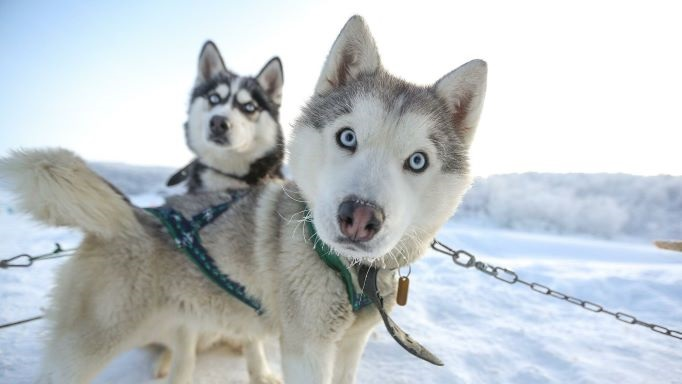
//> input picture Lab2/res/dog.jpg, 682 x 384 px
$ ./main   (built with g++ and OpenCV 4)
//> lines starting //> are read from the running program, lines starting //| are printed output that depends on the picture
#include <opencv2/opencv.hpp>
#include <opencv2/highgui.hpp>
#include <opencv2/dnn/all_layers.hpp>
#include <iostream>
#include <vector>
#include <random>
#include <math.h>
#include <mutex>
#include <execution>

//! 1. Convolution with 5 filters 3x3x3 (random numbers)++
//! 2. Normalize (coefs. and offset - arbitrary)
//! 3. ReLU++
//! 4. MAX POOLING (2x2)++
//! 5. SoftMax for each pixel

using namespace cv;

typedef std::array<std::array<std::array<float, 3>, 3>, 3> Matrix;
namespace
{
  // count filter for convolution
  int FILTERS_COUNT = 5;
  int SIZE_MATRIX = 3;

  Mat Convolution(const Mat& theImage, const std::vector<Matrix>& theFilters)
  {
    auto aCols = theImage.cols;
    auto aRows = theImage.rows;
    int sizes[] = { FILTERS_COUNT, aRows, aCols };
    Mat aRes = Mat::zeros(3, sizes, CV_32F);

    aRes.forEach<float>([&](float& theValue, const int* thePosition)
      {
        float sum = theValue;
        for (int i = 0; i < SIZE_MATRIX; ++i)
          for (int j = 0; j < SIZE_MATRIX; ++j)
          {
            auto xx = theImage.at<Point3_<uint8_t>>(std::min(thePosition[1] + i, aRows - 1),
              std::min(thePosition[2] + j, aCols - 1));
            sum += xx.x * theFilters[thePosition[0]][0][i][j];
            sum += xx.y * theFilters[thePosition[0]][1][i][j];
            sum += xx.z * theFilters[thePosition[0]][2][i][j];
          }
        theValue = sum;
      });
    // [17 lines of commented-out code are left out]

    return aRes;
  }

  Mat Normalize(const Mat& theImage, const float theGamma = 1.f, const float& theBetta = 0.f)
  {
    Mat aRes;

    cv::normalize(theImage, aRes);
    return aRes;
  }

  Mat ReLU(const Mat& theImage)
  {
    Mat aRes = theImage;
    aRes.forEach<float>([&](float& pixel, const int* position) -> void
      {
        pixel = std::max(0.f, pixel);
      });
    return aRes;
  }

  Mat Pooling(const Mat& theImage, int thePoolSize = 2)
  {
    auto aCols = theImage.cols / thePoolSize;
    auto aRows = theImage.rows / thePoolSize;

    Mat aRes = Mat::zeros({ aCols, aRows }, CV_32F);

    aRes.forEach<float>([&](float& thePixel, const int* position)
      {
        float aPixelMax;
        for (int x = position[1] * thePoolSize; x < (position[1] + 1) * thePoolSize; ++x)
          for (int y = position[0] * thePoolSize; y < (position[0] + 1) * thePoolSize; ++y)
          {
            float aPixel = theImage.at<float>(y, x);
            aPixelMax = std::max(aPixelMax, aPixel);
          }
        thePixel = aPixelMax;
      });

    return aRes;
  }

  Mat SoftMax(const Mat& theImage)
  {
    auto aCols = theImage.cols;
    auto aRows = theImage.rows;

    Mat aRes = Mat::zeros({ aCols, aRows }, CV_32F);
    Mat anExpRes = Mat::zeros({ aCols, aRows }, CV_32F);
    exp(theImage, anExpRes);

    float aSumExp = 0;
    theImage.forEach<float>([&aSumExp](float& pixel, const int* position) -> void
      {
        aSumExp += exp(pixel);
      });

    aRes.forEach<float>(
      [&aSumExp, &anExpRes](float& pixel, const int* position) -> void
      {
        auto y = anExpRes.at<float>(position[0], position[1]);
        auto aValues = y / aSumExp;
        pixel = aValues;
      }
    );

    return aRes;
  }

  void GenerateNumbers(std::vector<Matrix>& theFilters)
  {
    std::random_device randomDevice;
    std::mt19937 mersEngine(randomDevice());
    std::uniform_real_distribution<float> dist(0, 1);
    auto gener = [&]()
    {
      Matrix res;
      for (auto& resX : res)
        for (auto& resY : resX)
          for (auto& resZ : resY)
            resZ = dist(mersEngine);
      return res;
    };

    std::generate(theFilters.begin(), theFilters.end(), gener);
  }
}

int main(int argc, char** argv)
{
  auto showImage = [&](const Mat& theImage, const String& theTitle = "")
  {
    if (theImage.empty())
    {
      std::cerr << "Image is empty!!";
      return -1;
    }
    imshow(theTitle.empty() ? "Image" : theTitle, theImage);
    return 0;
  };

  // Load image
  Mat image{ imread("./res/dog.jpg") };
//> image is the input picture: 384 rows x 682 cols, CV_8UC3; mean B, G, R 201.8, 198.1, 191.7
  if (showImage(image, "Display Window") == -1)
    return -1;

  // Convolution
  std::vector<Matrix> aFilters(FILTERS_COUNT);
  GenerateNumbers(aFilters);
  auto resConv = Convolution(image, aFilters);
  std::vector<Mat> aLayouts;

  for (int anIndex = 0; anIndex < FILTERS_COUNT; ++anIndex)
  {
    aLayouts.push_back(cv::Mat(image.rows, image.cols, CV_32F,
      resConv.data + anIndex * image.rows * image.cols).clone());
  }

  std::for_each(std::execution::par, aLayouts.begin(), aLayouts.end(), [&](auto& aMat)
    {
      // Normalize
      auto aNormImg = Normalize(aMat);
      //std::cout << aNormImg;

      // ReLU
      auto aReLUImg = ReLU(aNormImg);
      //std::cout << aReLUImg;

      // Pooling 2x2
      auto aPoolingImg = Pooling(aReLUImg);
      //std::cout << aPoolingImg;

      // Softmax
      auto aSoftMax = SoftMax(aPoolingImg);
      aMat = aSoftMax;
    });
//> in Pooling, `aRes.forEach<float>([&](float& thePixel, const int* position) { float ..`:
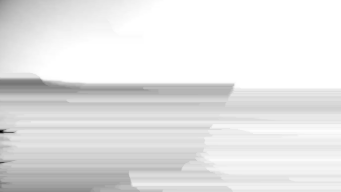
//> aRes: 192 rows x 341 cols, CV_32FC1; min 0.000802, max 0.00245, mean 0.00228; drawn with min black and max white
//> call 2 of Normalize, with theGamma = 1, theBetta = 0
//> in Normalize (call 2), `cv::normalize(theImage, aRes);`:
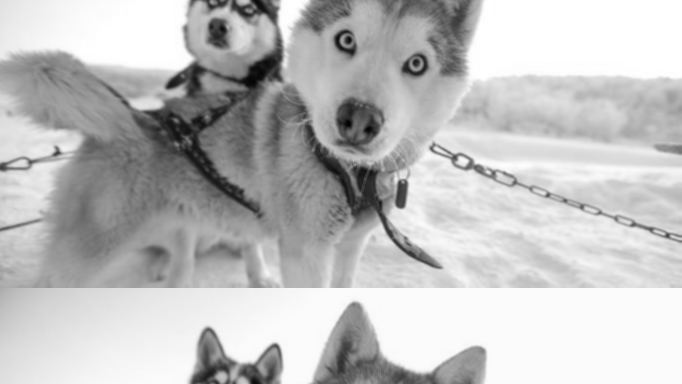
//> aRes: 384 rows x 682 cols, CV_32FC1; min 0.000153, max 0.00246, mean 0.00189; drawn with min black and max white
//> call 2 of Pooling, with thePoolSize = 2
//> in Pooling (call 2), `aRes.forEach<float>([&](float& thePixel, const int* position) { float ..`:
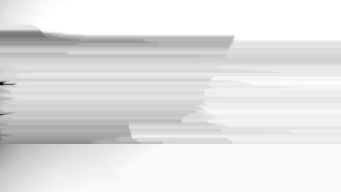
//> aRes: 192 rows x 341 cols, CV_32FC1; min 0.000805, max 0.00246, mean 0.00228; drawn with min black and max white
//> call 3 of Normalize, with theGamma = 1, theBetta = 0
//> in Normalize (call 3), `cv::normalize(theImage, aRes);`:
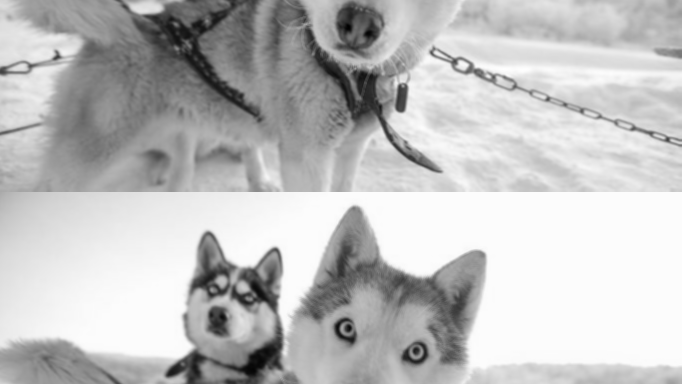
//> aRes: 384 rows x 682 cols, CV_32FC1; min 0.000153, max 0.00246, mean 0.00189; drawn with min black and max white
//> call 3 of Pooling, with thePoolSize = 2
//> in Pooling (call 3), `aRes.forEach<float>([&](float& thePixel, const int* position) { float ..`:
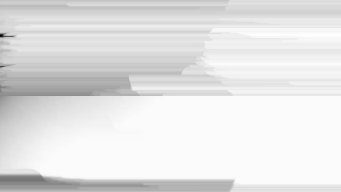
//> aRes: 192 rows x 341 cols, CV_32FC1; min 0.000808, max 0.00246, mean 0.00228; drawn with min black and max white
//> call 4 of Normalize, with theGamma = 1, theBetta = 0
//> in Normalize (call 4), `cv::normalize(theImage, aRes);`:
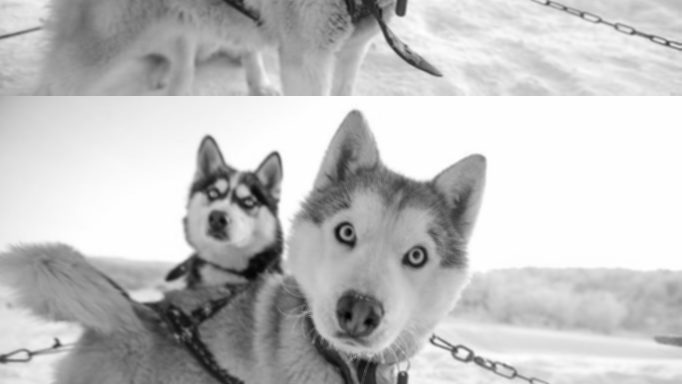
//> aRes: 384 rows x 682 cols, CV_32FC1; min 0.000152, max 0.00244, mean 0.00189; drawn with min black and max white
//> call 4 of Pooling, with thePoolSize = 2
//> in Pooling (call 4), `aRes.forEach<float>([&](float& thePixel, const int* position) { float ..`:
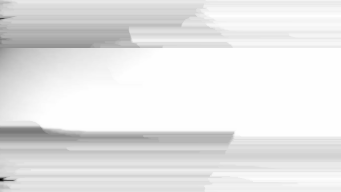
//> aRes: 192 rows x 341 cols, CV_32FC1; min 0.000806, max 0.00244, mean 0.00228; drawn with min black and max white

  for (int anIndex = 0; anIndex < FILTERS_COUNT; ++anIndex)
  {
    std::cout << aLayouts[anIndex];
  }
//> this loop made 5 passes
//> (printed output is left out)

  waitKey(0);
  return 0;
}

$ run again, with Lab2/res/cat.jpg copied over Lab2/res/dog.jpg
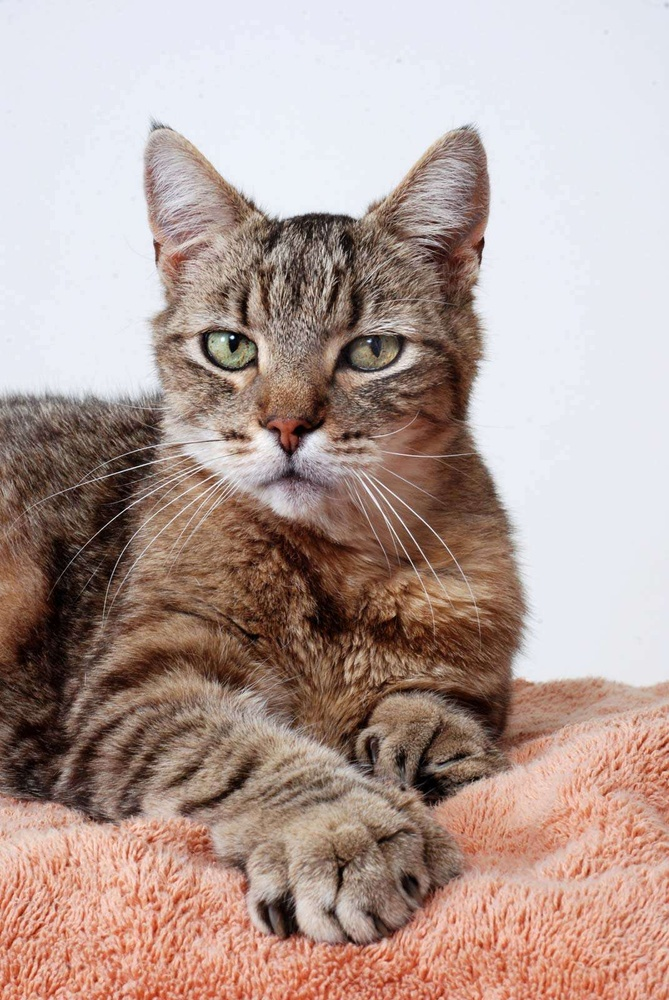
//> input picture Lab2/res/cat.jpg, 669 x 1000 px, shrunk from 1071 x 1600 before the run
//> image is the input picture: 1000 rows x 669 cols, CV_8UC3; mean B, G, R 152.1, 158.9, 180.2
//> in Normalize (call 4), `cv::normalize(theImage, aRes);`:
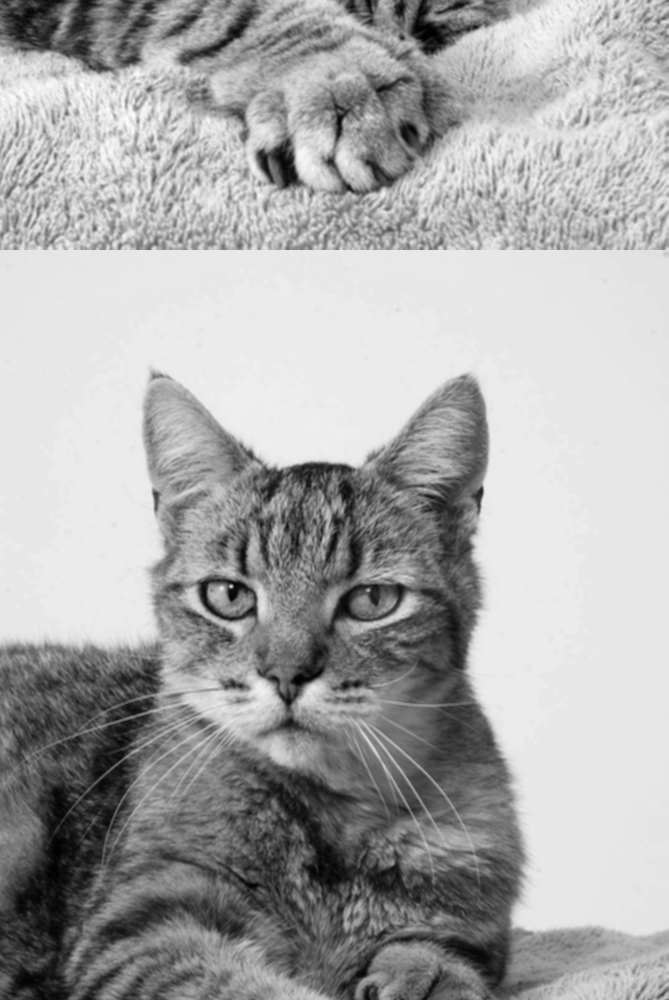
//> aRes: 1000 rows x 669 cols, CV_32FC1; min 5.15e-06, max 0.00172, mean 0.00114; drawn with min black and max white
//> in Pooling (call 4), `aRes.forEach<float>([&](float& thePixel, const int* position) { float ..`:
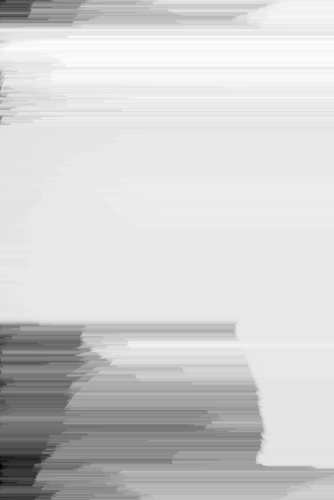
//> aRes: 500 rows x 334 cols, CV_32FC1; min 0.000205, max 0.00172, mean 0.00145; drawn with min black and max white
//> the loop `for (int anIndex = 0; anIndex < FILTERS_COUNT; ++anIndex)` made 5 passes
//> (printed output is left out)
